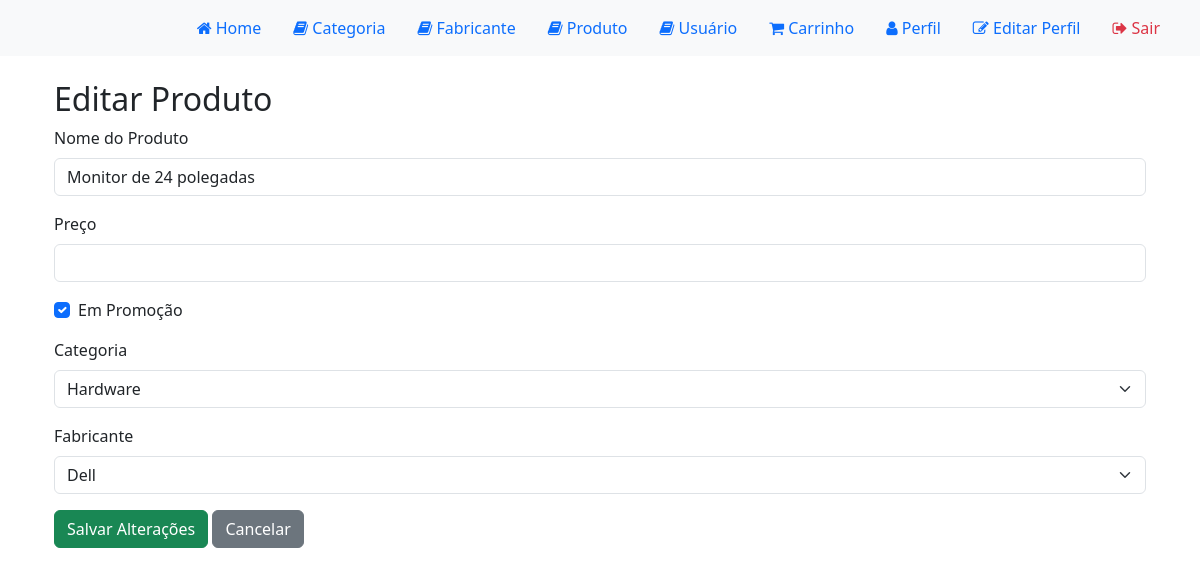
The page /produto/edit/1/ (signed in) on the database its author committed.
### loja/models/Produto.py (models this page shows, shortened)
class Produto(models.Model):
    Produto = models.CharField(
        max_length=100,
        null=False,
        blank=False
    )
    destaque = models.BooleanField(
        default=True
    )
    promocao = models.BooleanField(
        default=True
    )
    msgPromocao = models.CharField(
        max_length=100,
        null=True,
        blank=True
    )
    preco = models.DecimalField(
        max_digits=8,
        decimal_places=2
    )
    imagem = models.ImageField(
        upload_to='produtos/',
        null=True,
        blank=True
    )
    categoria = models.ForeignKey(
        Categoria,
        null=True,
        related_name='categoria',
        on_delete=models.SET_NULL
    )
    fabricante = models.ForeignKey(
        Fabricante,
        null=True,
        related_name='fabricante',
        on_delete=models.SET_NULL
    )
    criado_em = models.DateTimeField(
        auto_now_add=True
    )
    alterado_em = models.DateTimeField(
        auto_now=True
    )

### loja/models/Categoria.py (models this page shows, shortened)
class Categoria(models.Model):
    nome = models.CharField(max_length=100)

### loja/models/Fabricante.py (models this page shows, shortened)
class Fabricante(models.Model):
    nome = models.CharField(max_length=100)
    site = models.URLField(blank=True, null=True)

### loja/views/ProdutoView.py (the view)
# urls.py: path('produto/edit/<int:id>/', ProdutoView.edit_produto_view, name='edit_produto'),
@login_required  # Protege a view de edição
def edit_produto_view(request, id):
    produto = Produto.objects.get(id=id)
    fabricantes = Fabricante.objects.all()
    categorias = Categoria.objects.all()
    context = {
        'produto': produto,
        'fabricantes': fabricantes,
        'categorias': categorias
    }
    return render(
        request,
        'produto/produto-edit.html',
        context
    )

### loja/templates/produto/produto-edit.html (shortened to what this page needs)
{% extends 'base.html' %}
{% block content %}
<div class="container mt-4">
    <h2>Editar Produto</h2>
    <form method="POST">
        <div class="mb-3">
            <label for="Produto" class="form-label">Nome do Produto</label>
            <input type="text" class="form-control" id="Produto" name="Produto" value="{{ produto.Produto }}" required>
        </div>
        <div class="mb-3">
            <label for="preco" class="form-label">Preço</label>
            <input type="number" step="0.01" class="form-control" id="preco" name="preco" value="{{ produto.preco }}" required>
        </div>
        <div class="mb-3 form-check">
            <input type="checkbox" class="form-check-input" id="promocao" name="promocao" {% if produto.promocao %}checked{% endif %}>
            <label class="form-check-label" for="promocao">Em Promoção</label>
        </div>
        <div class="mb-3">
            <label for="categoria" class="form-label">Categoria</label>
            <select class="form-select" id="categoria" name="categoria">
                {% for categoria in categorias %}
                    <option value="{{ categoria.id }}" {% if produto.categoria.id == categoria.id %}selected{% endif %}>
                        {{ categoria.nome }}
                    </option>
                {% endfor %}
            </select>
        </div>
        <div class="mb-3">
            <label for="fabricante" class="form-label">Fabricante</label>
            <select class="form-select" id="fabricante" name="fabricante">
                {% for fabricante in fabricantes %}
                    <option value="{{ fabricante.id }}" {% if produto.fabricante.id == fabricante.id %}selected{% endif %}>
                        {{ fabricante.nome }}
                    </option>
                {% endfor %}
            </select>
        </div>
        <button type="submit" class="btn btn-success">Salvar Alterações</button>
        <a href="/produto/" class="btn btn-secondary">Cancelar</a>
    </form>
</div>
{% endblock %}

### rows shown on the page
Produto: Produto "Monitor de 24 polegadas", promocao "☑", categoria "Hardware", fabricante "Dell"
